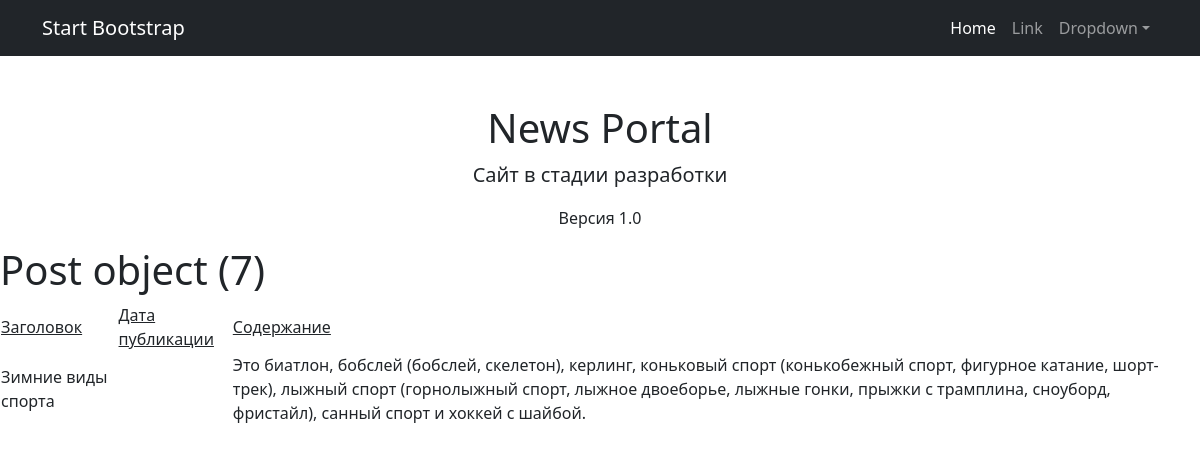
Screenshot of /news/7 with the database file from the repository.
### news/models.py (models this page shows, shortened)
class Post(models.Model):
    user = models.ForeignKey(Author, on_delete=models.CASCADE, related_name="post")
    A = "article"
    N = "news"
    choices = ((A, "Статья")), (N, "Новость")
    choice_field = models.CharField(max_length=7, choices=choices, default="news")
    creation_date = models.DateTimeField(auto_now_add=True)
    categories = models.ManyToManyField(Category, through="PostCategory")
    header = models.CharField(max_length=255, default="Default value")
    text = models.TextField()
    rating = models.IntegerField(default=0)

### news/views.py (the view)
# urls.py: path('<int:pk>', PostDetail.as_view()),
class PostDetail(DetailView):
    model = Post
    template_name = 'specific_post.html'
    context_object_name = 'post'

### news/templatetags/custom_filters.py (called while the page is built)
@register.filter()
def censor(value):
    if type(value) != str:
        raise ValueError("Фильтр цензурирования применяется только к переменным строкового типа")
    for word in censor_list:
        value = value.replace(word[1:], '*' * len(word[1:]))
    return value

### templates/specific_post.html (shortened to what this page needs)
{%extends 'default.html'%}
{% load custom_filters %}
{% block content %}
    <h1>{{ post }}</h1>
    <table>
        <tr>
            <td><u>Заголовок</u></td>
            <td><u>Дата публикации</u></td>
            <td><u>Содержание</u></td>
        </tr>
        <tr>
            <td>{{ post.header|censor }}</td>
            <td>{{ post.creation_date|date:'d M Y' }}</td>
            <td>{{ post.text|censor}}</td>
        </tr>
    </table>
    {% endblock content %}

### rows the page displays
Post: id "Post object (7)", header|censor "Зимние виды спорта", text|censor "Это биатлон, бобслей (бобслей, скелетон), керлинг, коньковый спорт (конькобежный спорт, фигурное катание, шорт-трек), лыжный спорт (горнолыжный спорт, лыжное двоеборье, лыжные гонки, прыжки с трамплина, сноуборд, фристайл), санный спорт и хоккей с шайбой."
